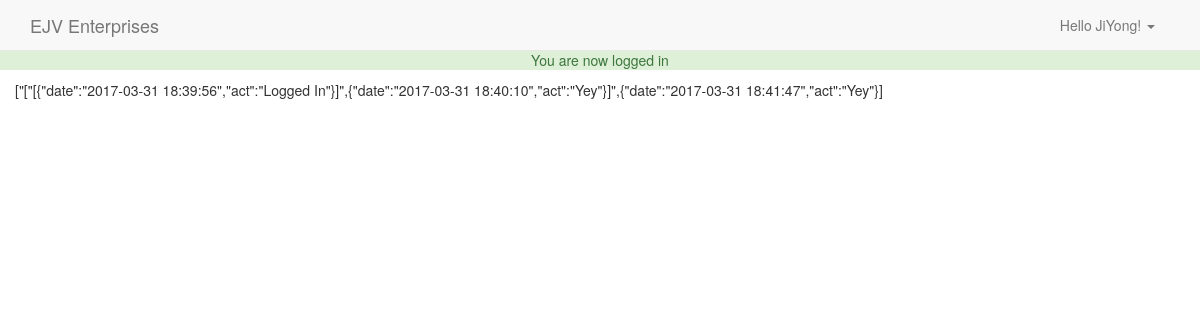
Page /customer/messages.php (signed in) on the committed database.
### tables this page shows
CREATE TABLE IF NOT EXISTS `client` (
  `id` int(250) NOT NULL AUTO_INCREMENT,
  `user_id` int(250) NOT NULL,
  `email` varchar(260) NOT NULL,
  `full_name` varchar(200) NOT NULL,
  `password` varchar(200) NOT NULL,
  `contact` varchar(11) NOT NULL,
  `address` varchar(200) NOT NULL,
  `join_date` datetime NOT NULL DEFAULT CURRENT_TIMESTAMP,
  `last_login` datetime NOT NULL,
  `status` varchar(255) NOT NULL,
  PRIMARY KEY (`id`)
);

CREATE TABLE IF NOT EXISTS `audit_trail` (
  `id` int(11) NOT NULL AUTO_INCREMENT,
  `record_id` int(11) NOT NULL,
  `user_id` varchar(200) NOT NULL,
  `full_name` varchar(200) NOT NULL,
  `form_record` varchar(255) NOT NULL,
  `date_login` datetime NOT NULL DEFAULT CURRENT_TIMESTAMP,
  `last_logout` datetime NOT NULL,
  `activity` text NOT NULL,
  PRIMARY KEY (`id`)
);

### customer/messages.php (the view, shortened to what this page needs)
<?php
require_once $_SERVER['DOCUMENT_ROOT'].'/ejventerprises/core/init.php';
include 'includes/head.php';
include 'includes/navigation.php';
?>
<?php
$last_id=$db->query("SELECT id FROM `audit_trail` ORDER BY id DESC LIMIT 0 , 1" );
$row=mysqli_fetch_assoc($last_id);
$id = $row['id'];
$cartQ = $db->query("SELECT activity FROM audit_trail WHERE id = '$id'");
$result = mysqli_fetch_assoc($cartQ);
$act = $result['activity'];
echo $act;
?>

### customer/includes/navigation.php (shortened to what this page needs)
<nav class="navbar navbar-default navbar-fixed-top">
<div class="container">
<a href="cus_index.php" class="navbar-brand">EJV Enterprises</a>
<ul class="nav navbar-nav pull-right">
<li class="dropdown">
<a href="#" class="dropdown-toggle" data-toggle="dropdown">Hello <?=$client_data['full_name']; ?>!
<span class="caret"></span>
</a>
</li>
</ul>
</div></nav>

### css/main.css (style rules this page uses)
body { padding-top:50px; }

### rows in the picture
client: full_name "JiYong"
audit_trail: activity "[\"[\"[{\"date\":\"2017-03-31 18:39:56\",\"act\":\"Logged In\"}]\",{\"date\":\"2017-03-31 18:40:10\",\"act\":\"Yey\"}]\",{\"date\":\"2017-03-31 18:41:47\",\"act\":\"Yey\"}]"

### other values in the picture
$_SESSION['success_flash'] "You are now logged in"
